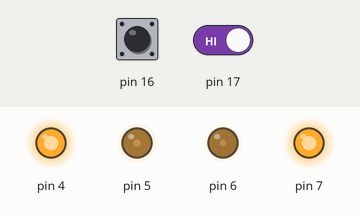
Simulated run of this sketch. Board: Arduino Uno, built with avr-gcc and run on an emulated ATmega328P. On the bench: output pins drawn as LEDs (lit = HIGH). Dashed ring = blinking. The test bench sets the inputs (shaded band); at power-on: pin 16 HIGH, pin 17 HIGH.

Above: at 1.2 s.
1.3 s: pin 16 driven LOW
At 2.5 s:
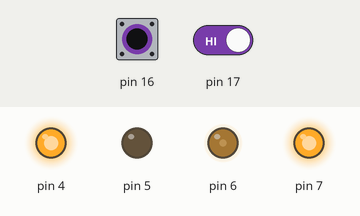
4.3 s: pin 17 driven LOW
At 5.1 s:
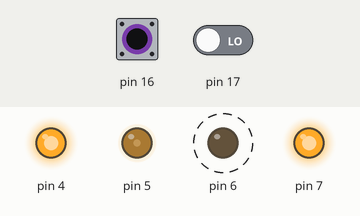
7.3 s: pin 16 pulsed HIGH 5 times (0.12 s each, 0.3 s apart)
10.3 s: pin 17 driven HIGH
At 11.3 s:
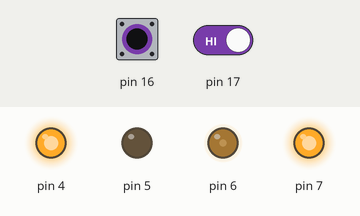
13.3 s: pin 17 driven LOW
At 13.9 s:
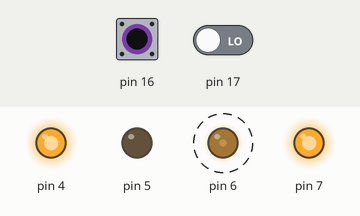
Timing chart, 0 to 16.1 s (numbered marks = the images above; inputs shaded):
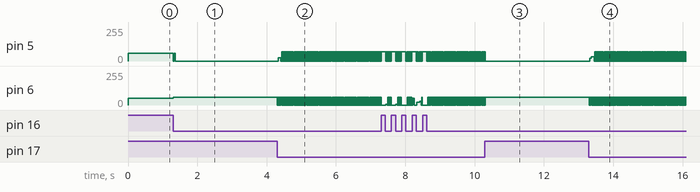

The sketch:

Line_Tracer.ino
```cpp
int bacespeed=50; //기본 모터 출력 속도
int spinspeed=60; //방향전환시 모터 출력 속도

void setup() {
  pinMode(4,OUTPUT);//모터 1 회전 방향조절 핀을 OUTPUT으로 설정
  pinMode(7,OUTPUT);//모터 2 회전 방향조절 핀을 OUTPUT으로 설정

  pinMode(5,OUTPUT);//모터 1 속도조절 핀을 OUTPUT으로 설정
  pinMode(6,OUTPUT);//모터 2 속도조절 핀을 OUTPUT으로 설정

  pinMode(16,INPUT);//적외선 센서1 값을 받는 핀을 INPUT으로 설정
  pinMode(17,INPUT);//적외선 센서2 값을 받는 핀을 INPUT으로 설정

  digitalWrite(4,HIGH);
  digitalWrite(7,HIGH);
}

//왼쪽 바퀴만 움직여 우회전을 하게 하는 함수
int Leftmove(){
  analogWrite(6,0);
  analogWrite(5,spinspeed+10);
  delay(15);
}

//오른쪽 바퀴만 움직여 좌회전을 하게 하는 함수
int Rightmove(){
  analogWrite(5, 0);
  analogWrite(6,spinspeed);
  delay(15);
}

void loop() {

  if(digitalRead(16)==0){
    Rightmove();
  }
  else{
    analogWrite(5,bacespeed+10);
    analogWrite(6,bacespeed);
  }


  if(digitalRead(17)==0){
    Leftmove();
  }
  else{
    analogWrite(5,bacespeed+10);
    analogWrite(6,bacespeed);
  }
}
```

Measured:
- after the input at 1.3 s, pin 5: 60/255 → 0/255 at once; pin 6: 50/255 → 60/255 at once
- after the input at 4.3 s, pin 5: 0/255 → 26/255 at once, then repeats every 0.03 s: 0/255 0.02 s, 70/255 0.02 s; pin 6: alternates 60/255 for 0.02 s and 0/255 for 0.02 s, starting at once
- after the input at 10.3 s, pin 5: goes on until 10.3 s, then stays 0/255; pin 6: goes on until 10.3 s, then stays 60/255
- after the input at 13.3 s, pin 6: alternates 60/255 for 0.02 s and 0/255 for 0.02 s, starting at once
